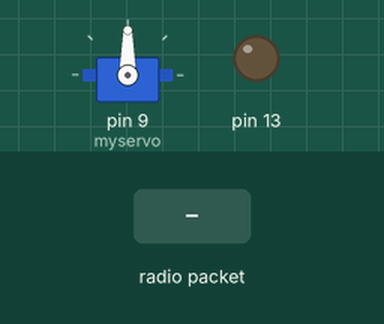
Recording of a sketch running on a simulated Arduino Uno, built with avr-gcc and run on an emulated ATmega328P. Shown: servo, output pins drawn as LEDs (lit = HIGH). The test bench sets the inputs (shaded band). No radio packets arrive unless stated.

Above: at 1.2 s.
1.3 s: radio packet "1" arrives
At 1.75 s:
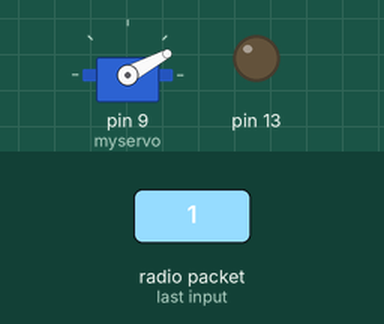
4.3 s: radio packet "1" arrives
At 4.46 s:
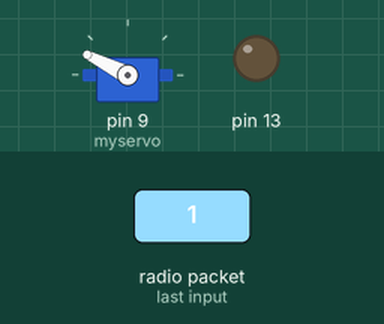
10.3 s: radio packet "0" arrives
At 13.0 s:
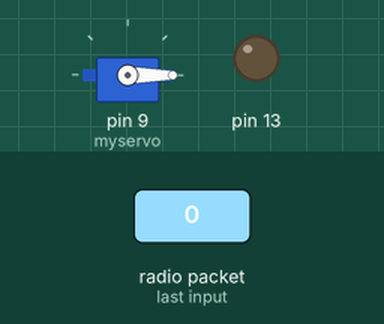
Timing chart, 0 to 14.5 s (numbered marks = the images above; inputs shaded):
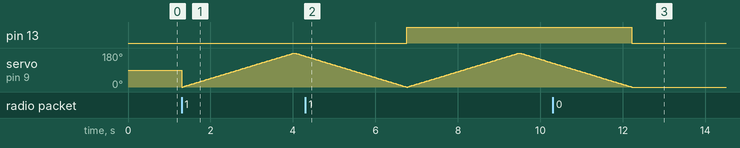

Measured:
- after the input at 10.3 s, pin 13: HIGH → LOW after 1.9 s

The sketch:

Reciever2.ino
```cpp
//simple Tx on pin D12
//Written By : Mohannad Rawashdeh
// 3:00pm , 13/6/2013
//http://www.genotronex.com/
//..................................
#include <VirtualWire.h>
#include <VarSpeedServo.h>

VarSpeedServo myservo;    // create servo object to control a servo

int pos = 0;

void setup()
{
    myservo.attach(9);
    vw_set_ptt_inverted(true); // Required for DR3100
    vw_set_rx_pin(12);
    vw_setup(4000);  // Bits per sec
    pinMode(13, OUTPUT);

    vw_rx_start();       // Start the receiver PLL running
}
    void loop()
{
    uint8_t buf[VW_MAX_MESSAGE_LEN];
    uint8_t buflen = VW_MAX_MESSAGE_LEN;

    if (vw_get_message(buf, &buflen)) // Non-blocking
    {
      if(buf[0]=='1'){
            for (pos = 0; pos <= 180; pos += 1) { // goes from 0 degrees to 180 degrees
    // in steps of 1 degree
    myservo.write(pos);              // tell servo to go to position in variable 'pos'
    delay(15);                       // waits 15ms for the servo to reach the position
  }
  for (pos = 180; pos >= 0; pos -= 1) { // goes from 180 degrees to 0 degrees
    myservo.write(pos);              // tell servo to go to position in variable 'pos'
    delay(15);                       // waits 15ms for the servo to reach the position
  }


          digitalWrite(13,1);
      }
   if(buf[0]=='0'){
          digitalWrite(13,0);
    }

}
}
```
